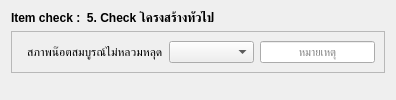
                                 <widget class="QWidget" name="tab_6">
                                  <attribute name="title">
                                   <string>5. Check โครงสร้างทั่วไป</string>
                                  </attribute>
                                  <layout class="QVBoxLayout" name="verticalLayout_19">
                                   <item alignment="Qt::AlignTop">
                                    <widget class="QWidget" name="widget_17" native="true">
                                     <layout class="QVBoxLayout" name="verticalLayout_18">
                                      <property name="leftMargin">
                                       <number>0</number>
                                      </property>
                                      <property name="topMargin">
                                       <number>0</number>
                                      </property>
                                      <property name="rightMargin">
                                       <number>0</number>
                                      </property>
                                      <property name="bottomMargin">
                                       <number>0</number>
                                      </property>
                                      <item alignment="Qt::AlignTop">
                                       <widget class="QLabel" name="label_27">
                                        <property name="font">
                                         <font>
                                          <family>Tahoma</family>
                                          <pointsize>9</pointsize>
                                          <bold>true</bold>
                                         </font>
                                        </property>
                                        <property name="text">
                                         <string>Item check :  5. Check โครงสร้างทั่วไป</string>
                                        </property>
                                       </widget>
                                      </item>
                                      <item>
                                       <widget class="QFrame" name="frame_12">
                                        <property name="frameShape">
                                         <enum>QFrame::StyledPanel</enum>
                                        </property>
                                        <property name="frameShadow">
                                         <enum>QFrame::Raised</enum>
                                        </property>
                                        <layout class="QHBoxLayout" name="horizontalLayout_21">
                                         <property name="leftMargin">
                                          <number>15</number>
                                         </property>
                                         <item alignment="Qt::AlignLeft">
                                          <widget class="QLabel" name="label_28">
                                           <property name="font">
                                            <font>
                                             <family>Tahoma</family>
                                             <pointsize>9</pointsize>
                                             <bold>false</bold>
                                            </font>
                                           </property>
                                           <property name="text">
                                            <string>สภาพน๊อตสมบูรณ์ไม่หลวมหลุด</string>
                                           </property>
                                          </widget>
                                         </item>
                                         <item>
                                          <widget class="QComboBox" name="comboBox_8">
                                           <property name="sizePolicy">
                                            <sizepolicy hsizetype="Preferred" vsizetype="Preferred">
                                             <horstretch>0</horstretch>
                                             <verstretch>0</verstretch>
                                            </sizepolicy>
                                           </property>
                                           <property name="minimumSize">
                                            <size>
                                             <width>84</width>
                                             <height>20</height>
                                            </size>
                                           </property>
                                           <item>
                                            <property name="text">
                                             <string />
                                            </property>
                                           </item>
                                           <item>
                                            <property name="text">
                                             <string>Pass</string>
                                            </property>
                                           </item>
                                           <item>
                                            <property name="text">
                                             <string>Not pass</string>
                                            </property>
                                           </item>
                                           <item>
                                            <property name="text">
                                             <string>Not check</string>
                                            </property>
                                           </item>
                                          </widget>
                                         </item>
                                         <item>
                                          <widget class="QLineEdit" name="lineEdit_11">
                                           <property name="sizePolicy">
                                            <sizepolicy hsizetype="Preferred" vsizetype="Preferred">
                                             <horstretch>0</horstretch>
                                             <verstretch>0</verstretch>
                                            </sizepolicy>
                                           </property>
                                           <property name="minimumSize">
                                            <size>
                                             <width>115</width>
                                             <height>19</height>
                                            </size>
                                           </property>
                                           <property name="font">
                                            <font>
                                             <family>Tahoma</family>
                                             <pointsize>8</pointsize>
                                             <bold>false</bold>
                                            </font>
                                           </property>
                                           <property name="alignment">
                                            <set>Qt::AlignCenter</set>
                                           </property>
                                           <property name="placeholderText">
                                            <string>หมายเหตุ</string>
                                           </property>
                                          </widget>
                                         </item>
                                        </layout>
                                       </widget>
                                      </item>
                                     </layout>
                                    </widget>
                                   </item>
                                  </layout>
                                 </widget>
